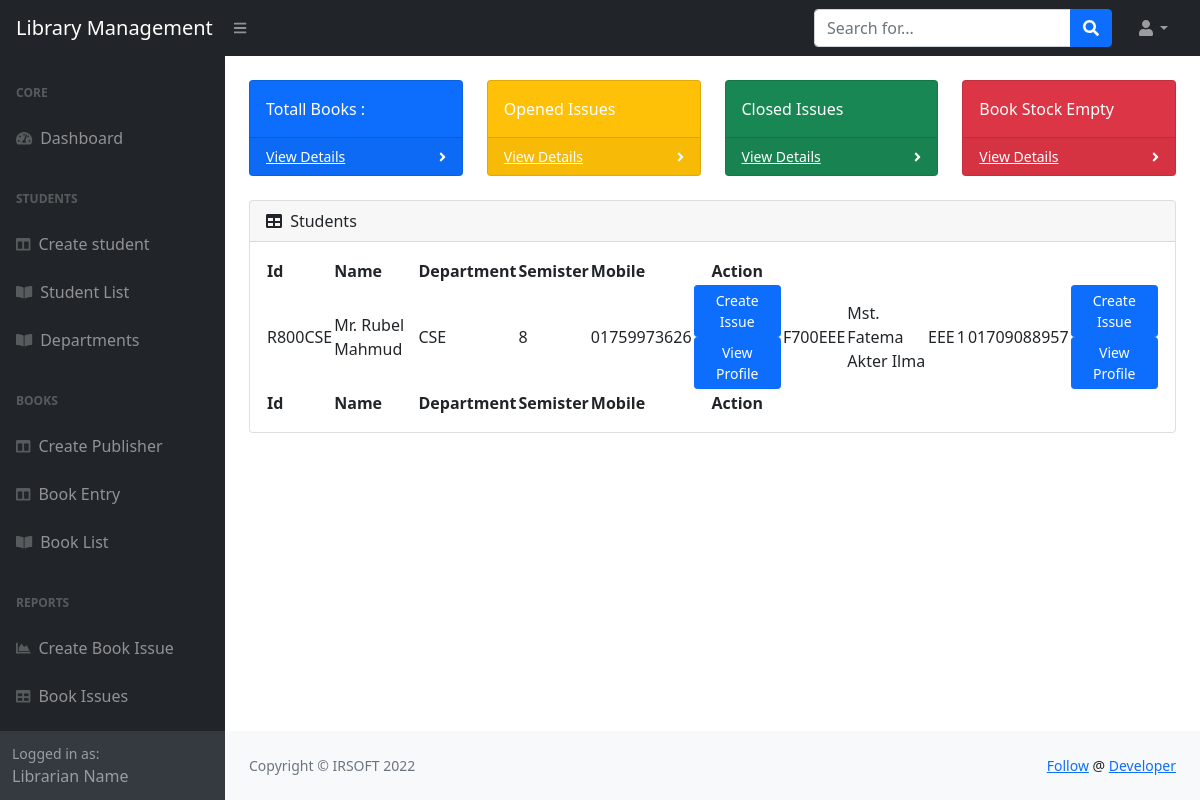
/, run on an earlier commit of the app's database.
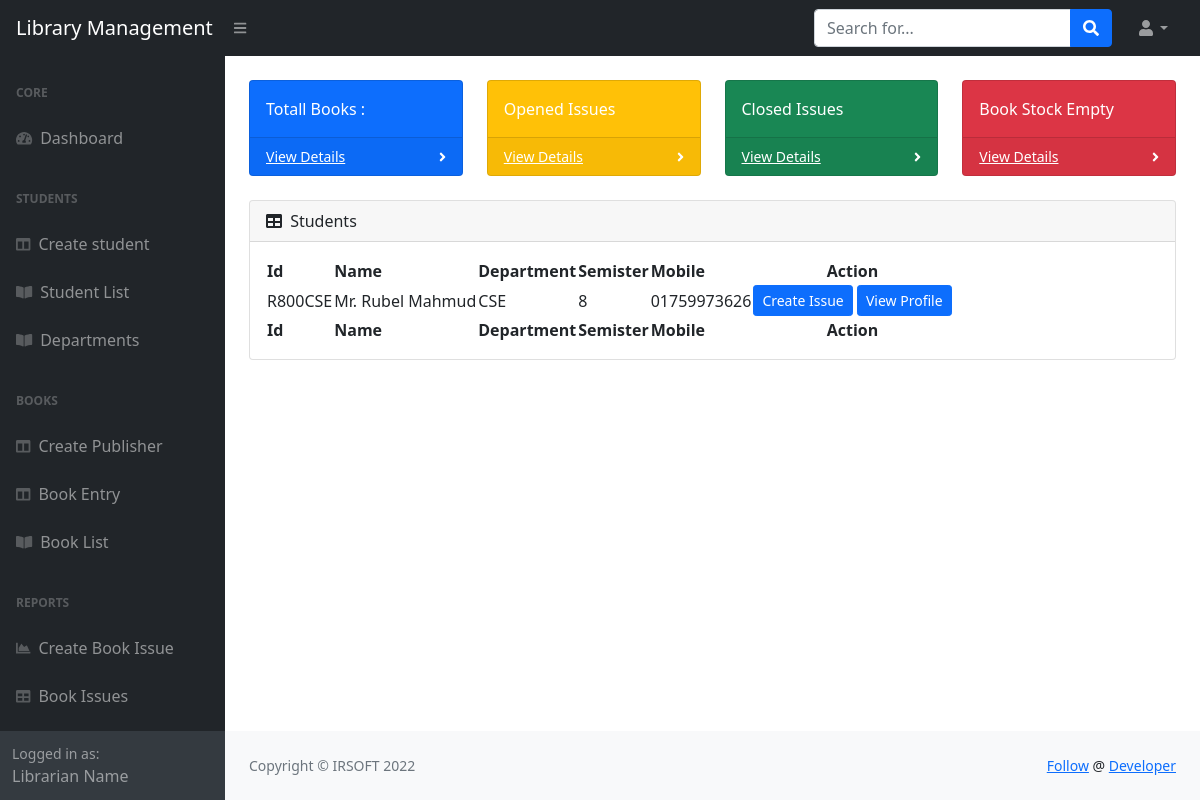
And on a later commit of the database.
### students/models.py (models this page shows, shortened)
class Student(models.Model):
    semisters = (
        ('1','1st'),
        ('2','2nd'),
        ('3','3rd'),
        ('4','4th'),
        ('5','5th'),
        ('6','6th'),
        ('7','7th'),
        ('8','8th'),
    )
    gender = (
        ('male', 'Male'),
        ('female', 'Female'),
        ('other', 'Other'),
    )
    stdId = models.CharField(max_length=50, null=True, blank=True, editable=False)
    name = models.CharField(max_length=100)
    email = models.CharField(max_length=50)
    mobile = models.CharField(max_length=50)
    session = models.CharField(max_length=50)
    department = models.ForeignKey(Department, on_delete=models.CASCADE)
    semister = models.CharField(choices=semisters, max_length=50)
    dob = models.DateField()
    fatherName = models.CharField(max_length=100)
    motherName = models.CharField(max_length=100)
    address = models.TextField(max_length=500)
    religion = models.CharField(max_length=100)
    gender = models.CharField(choices=gender, max_length=100)
    class Meta:
        verbose_name_plural = 'students'

class Department(models.Model):
    name = models.CharField(max_length=100)
    code = models.CharField(max_length=50)
    description = models.TextField(max_length=600)
    class Meta:
        verbose_name_plural = 'departments'

### librarians/views.py (the view)
# urls.py: path('', home, name='home'),
def home(request):
    context = {}
    students = Student.objects.all()
    context['students'] = students
    return render(request, 'librarians/home.html', context)

### templates/librarians/home.html (shortened to what this page needs)
{% extends 'base.html' %}
{% block content %}
<div class="container-fluid px-4">
    <div class="row">
        <div class="col-xl-3 col-md-6">
            <div class="card bg-primary text-white mb-4">
                <div class="card-body">Totall Books : {{ totall }}</div>
                <div class="card-footer d-flex align-items-center justify-content-between">
                    <a class="small text-white stretched-link" href="#">View Details</a>
                    <div class="small text-white"><i class="fas fa-angle-right"></i></div>
                </div>
            </div>
        </div>
        <div class="col-xl-3 col-md-6">
            <div class="card bg-warning text-white mb-4">
                <div class="card-body">Opened Issues</div>
                <div class="card-footer d-flex align-items-center justify-content-between">
                    <a class="small text-white stretched-link" href="#">View Details</a>
                    <div class="small text-white"><i class="fas fa-angle-right"></i></div>
                </div>
            </div>
        </div>
        <div class="col-xl-3 col-md-6">
            <div class="card bg-success text-white mb-4">
                <div class="card-body">Closed Issues</div>
                <div class="card-footer d-flex align-items-center justify-content-between">
                    <a class="small text-white stretched-link" href="#">View Details</a>
                    <div class="small text-white"><i class="fas fa-angle-right"></i></div>
                </div>
            </div>
        </div>
        <div class="col-xl-3 col-md-6">
            <div class="card bg-danger text-white mb-4">
                <div class="card-body">Book Stock Empty</div>
                <div class="card-footer d-flex align-items-center justify-content-between">
                    <a class="small text-white stretched-link" href="#">View Details</a>
                    <div class="small text-white"><i class="fas fa-angle-right"></i></div>
                </div>
            </div>
        </div>
    </div>
    <div class="card mb-4">
        <div class="card-header">
            <i class="fas fa-table me-1"></i>
            Students
        </div>
        <div class="card-body">
            <table id="datatablesSimple">
                <thead>
                    <tr>
                        <th>Id</th>
                        <th>Name</th>
                        <th>Department</th>
                        <th>Semister</th>
                        <th>Mobile</th>
                        <th class="text-center">Action</th>
                    </tr>
                </thead>
                <tfoot>
                    <tr>
                        <th>Id</th>
                        <th>Name</th>
                        <th>Department</th>
                        <th>Semister</th>
                        <th>Mobile</th>
                        <th class="text-center">Action</th>
                    </tr>
                </tfoot>
                <tbody>
                    <tr>
                        {% for student in students %}
                            <td>{{ student.stdId }}</td>
                            <td>{{ student.name }}</td>
                            <td>{{ student.department.name }}</td>
                            <td>{{ student.semister }}</td>
                            <td>{{ student.mobile }}</td>
                            <td class="text-center">
                                <a href="{% url 'create_issue' student.pk %}"><button class="btn btn-sm btn-primary">Create Issue</button></a>
                                <a href="#"><button class="btn btn-sm btn-primary">View Profile</button></a>
                            </td>
                        {% endfor %}
                    </tr>
                </tbody>
            </table>
        </div>
    </div>
</div>
{% endblock content %}

What changed in the data, as far as the page shows it:
removed Student: stdId "F700EEE", name "Mst. Fatema Akter Ilma", department.name "EEE", semister "1", mobile "01709088957"
